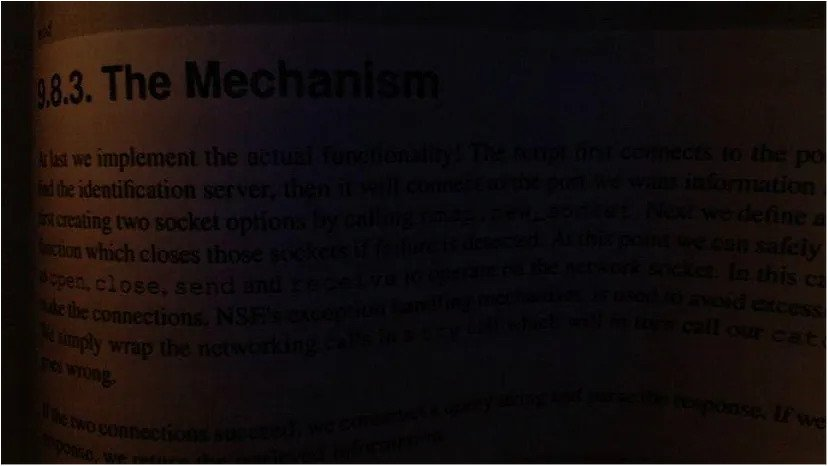
#> input picture 02-DIP/04/c.jpg, 828 x 466 px
$ jupyter execute clahe.ipynb
#> lines starting #> are read from the running program, lines starting #| are printed output that depends on the picture
[cell 1]
#import
import cv2
import matplotlib.pyplot as plt
import numpy as np

[cell 2]
#showing image using opencv
def show_img_cv(img_title, img):
    cv2.imshow(img_title, img)
    cv2.waitKey(0)
    cv2.destroyAllWindows()

[cell 3]
#showing image using matplotlib
def show_img_plt(img, c_map ='gray', fig_hight=8, fig_width=6):
    plt.figure(figsize=(fig_hight, fig_width), dpi=100)
    plt.imshow(img, cmap=c_map)

[cell 4]
#display hist using matplotlib
def display_hist_plt(img, bins=256, range=(0, 256)):
    plt.figure(figsize=(4, 2), dpi=100)
    plt.hist(img.flat, bins=bins, range=range)
    plt.show()

[cell 5]
low_contrast_img = cv2.imread(r'c.jpg', 0)
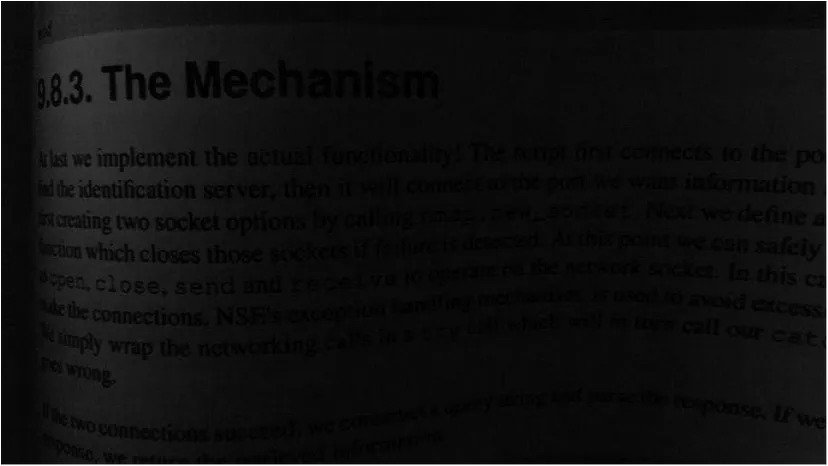
#> low_contrast_img: shape (466, 828); min 0, max 255, mean 16.4
show_img_plt(low_contrast_img)

[cell 6]
display_hist_plt(low_contrast_img)
#> in display_hist_plt, `plt.show()`:
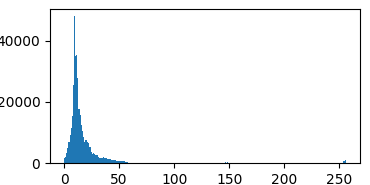
#> figure drawn by matplotlib, 1 panel; tallest bar 48016 high, from x = 9 to 10

[cell 7]
he_img = cv2.equalizeHist(low_contrast_img)
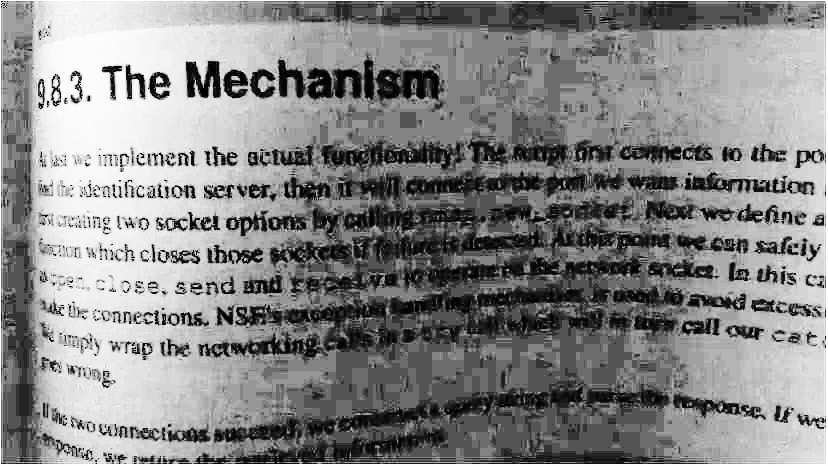
#> he_img: shape (466, 828); min 0, max 255, mean 133.8
show_img_plt(he_img)

[cell 8]
display_hist_plt(he_img)
#> call 2 of display_hist_plt, with bins = 256, range = (0, 256)
#> in display_hist_plt (call 2), `plt.show()`:
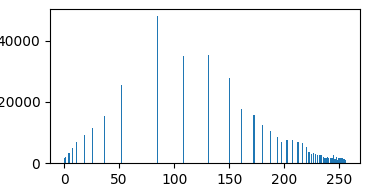
#> figure drawn by matplotlib, 1 panel; tallest bar 48016 high, from x = 84 to 85

## CLAHE

[cell 9]
clahe_100 =cv2.createCLAHE(clipLimit=100)
clahe_img = clahe_100.apply(low_contrast_img)
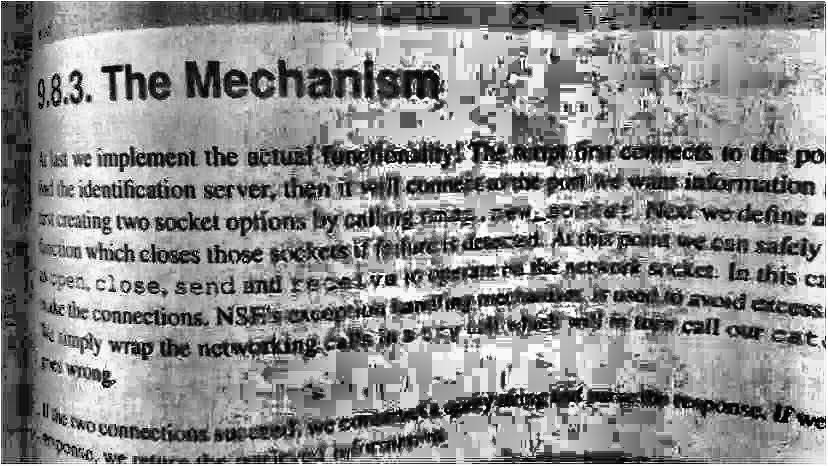
#> clahe_img: shape (466, 828); min 0, max 255, mean 139.6
show_img_plt(clahe_img)

[cell 10]
display_hist_plt(clahe_img)
#> call 3 of display_hist_plt, with bins = 256, range = (0, 256)
#> in display_hist_plt (call 3), `plt.show()`:
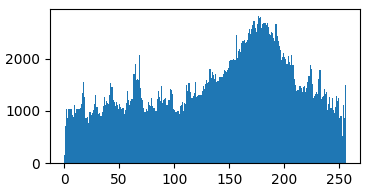
#> figure drawn by matplotlib, 1 panel; tallest bar 2816 high, from x = 176 to 177
